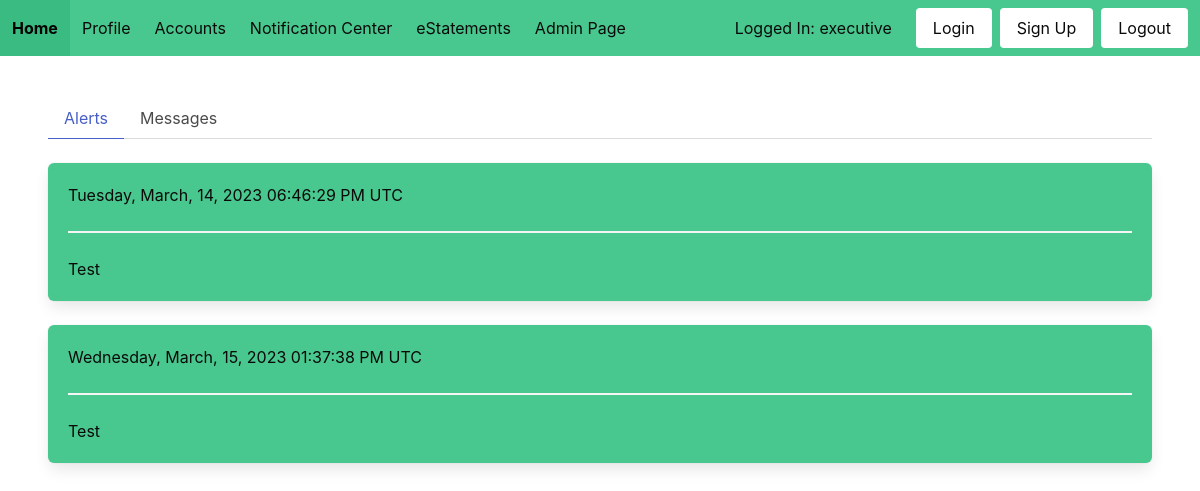
The page /alerts/ (signed in) on the database its author committed.
### website/models.py (models this page shows)
class User(UserMixin, db.Model):
    id = db.Column(db.Integer, primary_key=True)
    username = db.Column(db.String(100), unique=True)
    password = db.Column(db.String(100))
    name = db.Column(db.String(1000))

class Alerts(db.Model):
    id = db.Column(db.Integer, primary_key=True)
    date = db.Column(db.DateTime, server_default=func.now())
    content = db.Column(db.String(5000))

### website/main/routes.py (the view)
@main.route('/alerts/')
@login_required
def alerts():
    alerts = get_alerts()
    return render_template('alerts.html', alerts=alerts)

### website/models.py (called while the page is built)
@login_manager.user_loader
def load_user(id):
    return User.query.get(int(id))

### website/utils/format.py (called while the page is built)
def format_date_1(dt: datetime):
    weekday_map = {0: 'Monday', 1: 'Tuesday', 2: 'Wednesday', 3: 'Thursday',
                   4: 'Friday', 5: 'Saturday', 6: 'Sunday'}
    month_map = {1: 'January', 2: 'February', 3: 'March', 4: 'April', 5: 'May',
                 6: 'June', 7: 'July', 8: 'August', 9: 'September',
                 10: 'October', 11: 'November', 12: 'December'}
    weekday = weekday_map[dt.weekday()]
    month = month_map[dt.month]
    hour = dt.hour
    period = 'AM'
    if dt.hour >= 12:
        period = 'PM'
    if dt.hour >= 13:
        hour -= 12
    elif dt.hour < 1:
        hour += 12
    time_str = f'{hour:02}:{dt.minute:02}:{dt.second:02} {period}'
    return f'{weekday}, {month}, {dt.day:02}, {dt.year} {time_str} UTC'

### website/utils/utils.py (called while the page is built)
def get_alerts():
    alerts = Alerts.query.all()
    res = []
    for alert in alerts:
        formatted = {}
        formatted['date'] = format_date_1(alert.date)
        formatted['content'] = alert.content
        res.append(formatted)
    return res

### website/templates/alerts.html (shortened to what this page needs)
{% extends "base.html" %}
{% block content %}
<div class="tabs">
    <ul>
        <li class="is-active"><a href="{{ url_for('main.alerts') }}">Alerts</a></li>
        <li><a href="{{ url_for('main.messages') }}">Messages</a></li>
    </ul>
</div>
{% for alert in alerts %}
<div class="box has-background-success has-text-black">
    <p>{{ alert['date'] }}</p>
    <hr>
    <p>{{ alert['content'] }}</p>
</div>
{% endfor %}
{% endblock %}

### website/templates/base.html (shortened to what this page needs)
<!DOCTYPE html>
<html>
<head>
    <link rel="stylesheet" href="https://cdnjs.cloudflare.com/ajax/libs/bulma/0.7.2/css/bulma.min.css" />
</head>
<body>
    <nav class="navbar is-success is-fixed-top">
        <div class="navbar-brand is-success">
            <a class="navbar-item has-text-black is-success" href="{{ url_for('main.home') }}">
                <strong>Home</strong>
            </a>
        </div>
        <div class="navbar-menu has-background-success" id="nav-links">
            <div class="navbar-start">
                <a href="{{ url_for('main.profile') }}" class="navbar-item has-text-black">Profile</a>
                <div class="navbar-item has-dropdown is-hoverable">
                    <a class="navbar-link has-text-black is-arrowless">Accounts</a>
                </div>
                <a href="{{ url_for('main.alerts') }}" class="navbar-item has-text-black">Notification Center</a>
                <a href="{{ url_for('main.view_eStatements') }}" class="navbar-item has-text-black">eStatements</a>
                {% if current_user.id == 1 %}
                <a href="{{ url_for('admin.bank_settings') }}" class="navbar-item has-text-black">Admin Page</a>
                {% endif %}
            </div>
            <div class="navbar-end is-success">
                {% if current_user.is_authenticated %}
                <p class="navbar-item has-text-black">Logged In: {{ current_user.username }}</p>
                {% endif %}
                <div class="navbar-item">
                    <div class="buttons">
                        <a href="{{ url_for('auth.login') }}" class="button is-white">Login</a>
                        <a href="{{ url_for('auth.signup') }}" class="button is-white">Sign Up</a>
                        <a href="{{ url_for('auth.logout') }}" class="button is-white">Logout</a>
                    </div>
                </div>
            </div>
        </div>
    </nav>
    <div class="hero-body has-text-black">
        {% block content %}
        {% endblock %}
    </div>
</body>
</html>

### rows shown on the page
User: username "executive"
Alerts: date "Tuesday, March, 14, 2023 06:46:29 PM UTC", content "Test"
Alerts: date "Wednesday, March, 15, 2023 01:37:38 PM UTC", content "Test"
